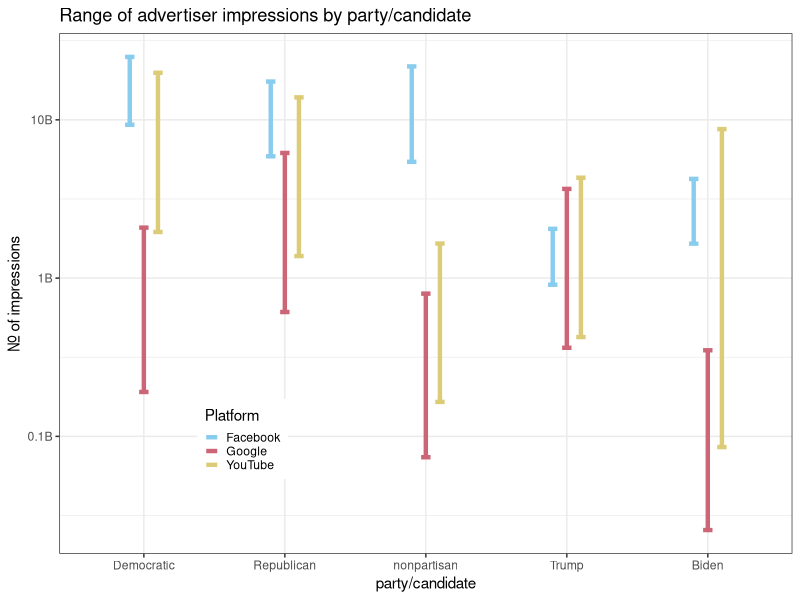
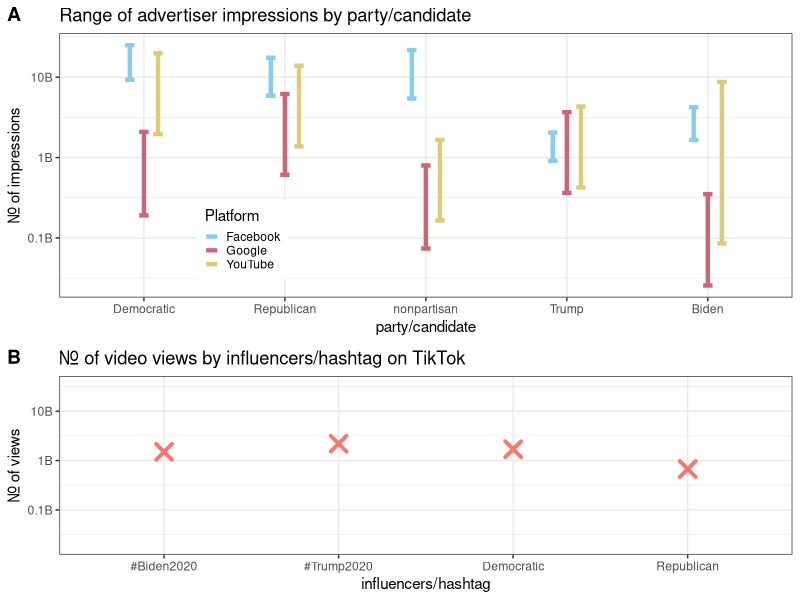

Here is the R script that generated these plots, in order:
# Code for generating figure 1 from paper: 
#How Online Platforms’ Algorithmic Tools Shape the Distribution of Political Advertising.
#Orestis Papakyriakopoulos, Christelle Tessono, Arvind Narayanan, Mihir Kshirsagar
#AAAI/ACM Conference on Aritificial Intelligence, Ethics, and Society 2022


library(ggplot2)

df <- read.csv2('platform_impression_stats.csv', sep=',')
df$party <- factor(df$party,levels = c("Democratic", "Republican", "nonpartisan", "Trump", "Biden"))

safe_colorblind_palette <- c("#88CCEE", "#CC6677", "#DDCC77",
                             "#117733", "#332288", "#AA4499", 
                             "#44AA99", "#999933", "#882255", "#661100", "#6699CC", "#888888")
# Grouped
ylab <- c(0.1, 1, 10)
aggregate <- ggplot(df, aes(fill=platform, x=party, color = platform)) + 
  geom_errorbar( aes(ymin=min_impressions, ymax=max_impressions), width=.2,
                 position=position_dodge(.3), size=1.5) + 
  theme_bw() +
  scale_color_manual(values = safe_colorblind_palette, breaks = c('facebook','google','youtube'), labels = c("Facebook", "Google", "YouTube")) +
  labs(title = "Range of advertiser impressions by party/candidate", 
       y = "Nr. of impressions", x = 'party/candidate',
       color = "Platform") +
  scale_y_continuous(labels = paste0(ylab, "B"), trans='log10',
                     breaks = 10^9 * ylab)  +
  theme(legend.position = c(0.25,0.22)) + 
  theme(legend.key.size = unit(0.35, 'cm'))
aggregate
# tiktok
df_tiktok <- read.csv2('tiktok_view_stats.csv', sep=',') 
ggplot_build(aggregate)$layout$panel_params[[1]]$y.range

ylab <- c(0.1, 1, 10)
tiktok <- ggplot(df_tiktok, aes(x=party, y=views, color = safe_colorblind_palette[4])) +
  geom_point(shape=4, size=4, stroke = 2) + 
  theme_bw() + 
  labs(title = "Nr. of video views by influencers/hashtag on TikTok", 
       y = "Nr. of views", x = 'influencers/hashtag') +
  scale_y_continuous(labels = paste0(ylab, "B"), trans='log10',
                     breaks = 10^9 * ylab, limits = 10^ggplot_build(aggregate)$layout$panel_params[[1]]$y.range) + 
  theme(legend.position = "none")

library(ggpubr)

figure <- ggarrange(aggregate, tiktok,
                    labels = c("A", "B"), heights = c(4, 3),
                    ncol = 1, nrow = 2)
figure

